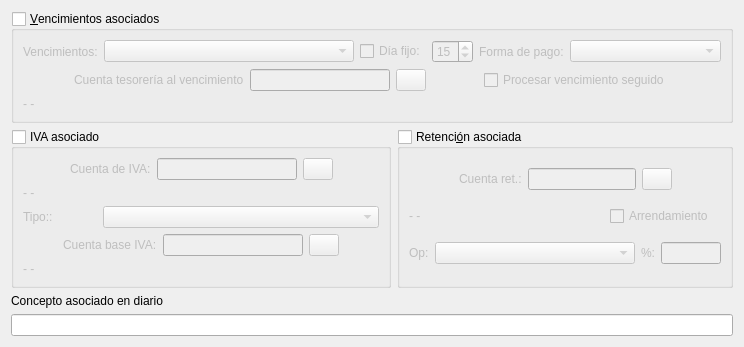
          <widget class="QWidget" name="tab_2">
           <attribute name="title">
            <string>Aspectos contables</string>
           </attribute>
           <layout class="QVBoxLayout" name="verticalLayout_11">
            <item>
             <widget class="QGroupBox" name="venciasocgroupBox">
              <property name="sizePolicy">
               <sizepolicy hsizetype="Preferred" vsizetype="Expanding">
                <horstretch>0</horstretch>
                <verstretch>0</verstretch>
               </sizepolicy>
              </property>
              <property name="title">
               <string>&amp;Vencimientos asociados</string>
              </property>
              <property name="checkable">
               <bool>true</bool>
              </property>
              <property name="checked">
               <bool>false</bool>
              </property>
              <layout class="QVBoxLayout" name="verticalLayout_4">
               <item>
                <layout class="QHBoxLayout" name="horizontalLayout">
                 <item>
                  <widget class="QLabel" name="label_6">
                   <property name="text">
                    <string>Vencimientos:</string>
                   </property>
                  </widget>
                 </item>
                 <item>
                  <widget class="QComboBox" name="vencicomboBox">
                   <property name="sizePolicy">
                    <sizepolicy hsizetype="Expanding" vsizetype="Fixed">
                     <horstretch>0</horstretch>
                     <verstretch>0</verstretch>
                    </sizepolicy>
                   </property>
                   <property name="minimumSize">
                    <size>
                     <width>250</width>
                     <height>0</height>
                    </size>
                   </property>
                   <property name="maximumSize">
                    <size>
                     <width>410</width>
                     <height>16777215</height>
                    </size>
                   </property>
                  </widget>
                 </item>
                 <item>
                  <widget class="QCheckBox" name="diafijocheckBox">
                   <property name="text">
                    <string>Día fijo:</string>
                   </property>
                  </widget>
                 </item>
                 <item>
                  <widget class="QSpinBox" name="vfijospinBox">
                   <property name="enabled">
                    <bool>false</bool>
                   </property>
                   <property name="minimum">
                    <number>1</number>
                   </property>
                   <property name="maximum">
                    <number>31</number>
                   </property>
                   <property name="value">
                    <number>15</number>
                   </property>
                  </widget>
                 </item>
                 <item>
                  <widget class="QLabel" name="label_24">
                   <property name="text">
                    <string>Forma de pago:</string>
                   </property>
                  </widget>
                 </item>
                 <item>
                  <widget class="QComboBox" name="forma_pago_comboBox">
                   <property name="sizePolicy">
                    <sizepolicy hsizetype="Expanding" vsizetype="Fixed">
                     <horstretch>0</horstretch>
                     <verstretch>0</verstretch>
                    </sizepolicy>
                   </property>
                  </widget>
                 </item>
                </layout>
               </item>
               <item>
                <layout class="QHBoxLayout" name="horizontalLayout_2">
                 <item>
                  <spacer name="horizontalSpacer_2">
                   <property name="orientation">
                    <enum>Qt::Orientation::Horizontal</enum>
                   </property>
                   <property name="sizeHint" stdset="0">
                    <size>
                     <width>40</width>
                     <height>20</height>
                    </size>
                   </property>
                  </spacer>
                 </item>
                 <item>
                  <widget class="QLabel" name="label_10">
                   <property name="text">
                    <string>Cuenta tesorería al vencimiento</string>
                   </property>
                  </widget>
                 </item>
                 <item>
                  <widget class="QLineEdit" name="cuenta_tesorlineEdit">
                   <property name="minimumSize">
                    <size>
                     <width>140</width>
                     <height>0</height>
                    </size>
                   </property>
                  </widget>
                 </item>
                 <item>
                  <widget class="QPushButton" name="cta_tesorpushButton">
                   <property name="sizePolicy">
                    <sizepolicy hsizetype="Fixed" vsizetype="Fixed">
                     <horstretch>25</horstretch>
                     <verstretch>25</verstretch>
                    </sizepolicy>
                   </property>
                   <property name="maximumSize">
                    <size>
                     <width>30</width>
                     <height>16777215</height>
                    </size>
                   </property>
                   <property name="text">
                    <string/>
                   </property>
                   <property name="icon">
                    <iconset resource="keme.qrc">
                     <normaloff>:/iconos/graf/viewer.xpm</normaloff>:/iconos/graf/viewer.xpm</iconset>
                   </property>
                  </widget>
                 </item>
                 <item>
                  <spacer name="horizontalSpacer">
                   <property name="orientation">
                    <enum>Qt::Orientation::Horizontal</enum>
                   </property>
                   <property name="sizeHint" stdset="0">
                    <size>
                     <width>40</width>
                     <height>20</height>
                    </size>
                   </property>
                  </spacer>
                 </item>
                 <item>
                  <widget class="QCheckBox" name="procvtocheckBox">
                   <property name="text">
                    <string>Procesar vencimiento seguido</string>
                   </property>
                  </widget>
                 </item>
                 <item>
                  <spacer name="horizontalSpacer_7">
                   <property name="orientation">
                    <enum>Qt::Orientation::Horizontal</enum>
                   </property>
                   <property name="sizeHint" stdset="0">
                    <size>
                     <width>40</width>
                     <height>20</height>
                    </size>
                   </property>
                  </spacer>
                 </item>
                </layout>
               </item>
               <item>
                <widget class="QLabel" name="descrip_cta_tesorlabel">
                 <property name="text">
                  <string>- -</string>
                 </property>
                </widget>
               </item>
              </layout>
             </widget>
            </item>
            <item>
             <layout class="QHBoxLayout" name="horizontalLayout_20">
              <item>
               <widget class="QGroupBox" name="ivaasocgroupBox">
                <property name="sizePolicy">
                 <sizepolicy hsizetype="Expanding" vsizetype="Expanding">
                  <horstretch>0</horstretch>
                  <verstretch>0</verstretch>
                 </sizepolicy>
                </property>
                <property name="title">
                 <string>IVA asociado</string>
                </property>
                <property name="checkable">
                 <bool>true</bool>
                </property>
                <property name="checked">
                 <bool>false</bool>
                </property>
                <layout class="QVBoxLayout" name="verticalLayout_5">
                 <item>
                  <layout class="QHBoxLayout" name="horizontalLayout_3">
                   <item>
                    <spacer name="horizontalSpacer_5">
                     <property name="orientation">
                      <enum>Qt::Orientation::Horizontal</enum>
                     </property>
                     <property name="sizeHint" stdset="0">
                      <size>
                       <width>40</width>
                       <height>20</height>
                      </size>
                     </property>
                    </spacer>
                   </item>
                   <item>
                    <widget class="QLabel" name="label_7">
                     <property name="text">
                      <string>Cuenta de IVA:</string>
                     </property>
                    </widget>
                   </item>
                   <item>
                    <widget class="QLineEdit" name="cuentaIVAlineEdit">
                     <property name="minimumSize">
                      <size>
                       <width>140</width>
                       <height>0</height>
                      </size>
                     </property>
                    </widget>
                   </item>
                   <item>
                    <widget class="QPushButton" name="ctaIVApushButton">
                     <property name="sizePolicy">
                      <sizepolicy hsizetype="Fixed" vsizetype="Fixed">
                       <horstretch>30</horstretch>
                       <verstretch>25</verstretch>
                      </sizepolicy>
                     </property>
                     <property name="maximumSize">
                      <size>
                       <width>30</width>
                       <height>16777215</height>
                      </size>
                     </property>
                     <property name="text">
                      <string/>
                     </property>
                     <property name="icon">
                      <iconset resource="keme.qrc">
                       <normaloff>:/iconos/graf/viewer.xpm</normaloff>:/iconos/graf/viewer.xpm</iconset>
                     </property>
                    </widget>
                   </item>
                   <item>
                    <spacer name="horizontalSpacer_6">
                     <property name="orientation">
                      <enum>Qt::Orientation::Horizontal</enum>
                     </property>
                     <property name="sizeHint" stdset="0">
                      <size>
                       <width>40</width>
                       <height>20</height>
                      </size>
                     </property>
                    </spacer>
                   </item>
                  </layout>
                 </item>
                 <item>
                  <widget class="QLabel" name="descripctaIVAlabel">
                   <property name="sizePolicy">
                    <sizepolicy hsizetype="Preferred" vsizetype="Preferred">
                     <horstretch>0</horstretch>
                     <verstretch>0</verstretch>
                    </sizepolicy>
                   </property>
                   <property name="maximumSize">
                    <size>
                     <width>315</width>
                     <height>16777215</height>
                    </size>
                   </property>
                   <property name="text">
                    <string>- -</string>
                   </property>
                  </widget>
                 </item>
                 <item>
                  <layout class="QHBoxLayout" name="horizontalLayout_4">
                   <item>
                    <widget class="QLabel" name="label_8">
                     <property name="text">
                      <string>Tipo::</string>
                     </property>
                    </widget>
                   </item>
                   <item>
                    <widget class="QComboBox" name="tipoIVAcomboBox">
                     <property name="sizePolicy">
                      <sizepolicy hsizetype="Expanding" vsizetype="Fixed">
                       <horstretch>0</horstretch>
                       <verstretch>0</verstretch>
                      </sizepolicy>
                     </property>
                     <property name="maximumSize">
                      <size>
                       <width>276</width>
                       <height>16777215</height>
                      </size>
                     </property>
                    </widget>
                   </item>
                  </layout>
                 </item>
                 <item>
                  <layout class="QHBoxLayout" name="horizontalLayout_23">
                   <item>
                    <spacer name="horizontalSpacer_13">
                     <property name="orientation">
                      <enum>Qt::Orientation::Horizontal</enum>
                     </property>
                     <property name="sizeHint" stdset="0">
                      <size>
                       <width>40</width>
                       <height>20</height>
                      </size>
                     </property>
                    </spacer>
                   </item>
                   <item>
                    <widget class="QLabel" name="label_22">
                     <property name="text">
                      <string>Cuenta base IVA:</string>
                     </property>
                    </widget>
                   </item>
                   <item>
                    <widget class="QLineEdit" name="ctaBaseIVAlineEdit">
                     <property name="minimumSize">
                      <size>
                       <width>140</width>
                       <height>0</height>
                      </size>
                     </property>
                    </widget>
                   </item>
                   <item>
                    <widget class="QPushButton" name="ctaBaseIVApushButton">
                     <property name="sizePolicy">
                      <sizepolicy hsizetype="Fixed" vsizetype="Fixed">
                       <horstretch>30</horstretch>
                       <verstretch>25</verstretch>
                      </sizepolicy>
                     </property>
                     <property name="maximumSize">
                      <size>
                       <width>30</width>
                       <height>16777215</height>
                      </size>
                     </property>
                     <property name="text">
                      <string/>
                     </property>
                     <property name="icon">
                      <iconset resource="keme.qrc">
                       <normaloff>:/iconos/graf/viewer.xpm</normaloff>:/iconos/graf/viewer.xpm</iconset>
                     </property>
                    </widget>
                   </item>
                   <item>
                    <spacer name="horizontalSpacer_14">
                     <property name="orientation">
                      <enum>Qt::Orientation::Horizontal</enum>
                     </property>
                     <property name="sizeHint" stdset="0">
                      <size>
                       <width>40</width>
                       <height>20</height>
                      </size>
                     </property>
                    </spacer>
                   </item>
                  </layout>
                 </item>
                 <item>
                  <widget class="QLabel" name="descripctaBaseIVAlabel">
                   <property name="sizePolicy">
                    <sizepolicy hsizetype="Preferred" vsizetype="Preferred">
                     <horstretch>0</horstretch>
                     <verstretch>0</verstretch>
                    </sizepolicy>
                   </property>
                   <property name="maximumSize">
                    <size>
                     <width>315</width>
                     <height>16777215</height>
                    </size>
                   </property>
                   <property name="text">
                    <string>- -</string>
                   </property>
                  </widget>
                 </item>
                </layout>
               </widget>
              </item>
              <item>
               <widget class="QGroupBox" name="retgroupBox">
                <property name="sizePolicy">
                 <sizepolicy hsizetype="Expanding" vsizetype="Preferred">
                  <horstretch>0</horstretch>
                  <verstretch>0</verstretch>
                 </sizepolicy>
                </property>
                <property name="minimumSize">
                 <size>
                  <width>336</width>
                  <height>0</height>
                 </size>
                </property>
                <property name="title">
                 <string>Retenci&amp;ón asociada</string>
                </property>
                <property name="checkable">
                 <bool>true</bool>
                </property>
                <property name="checked">
                 <bool>false</bool>
                </property>
                <layout class="QVBoxLayout" name="verticalLayout_7">
                 <item>
                  <layout class="QHBoxLayout" name="horizontalLayout_19">
                   <item>
                    <spacer name="horizontalSpacer_11">
                     <property name="orientation">
                      <enum>Qt::Orientation::Horizontal</enum>
                     </property>
                     <property name="sizeHint" stdset="0">
                      <size>
                       <width>28</width>
                       <height>20</height>
                      </size>
                     </property>
                    </spacer>
                   </item>
                   <item>
                    <widget class="QLabel" name="label_14">
                     <property name="text">
                      <string>Cuenta ret.:</string>
                     </property>
                    </widget>
                   </item>
                   <item>
                    <widget class="QLineEdit" name="cuentata_ret_asiglineEdit"/>
                   </item>
                   <item>
                    <widget class="QPushButton" name="ctaretpushButton">
                     <property name="sizePolicy">
                      <sizepolicy hsizetype="Fixed" vsizetype="Fixed">
                       <horstretch>30</horstretch>
                       <verstretch>25</verstretch>
                      </sizepolicy>
                     </property>
                     <property name="maximumSize">
                      <size>
                       <width>30</width>
                       <height>16777215</height>
                      </size>
                     </property>
                     <property name="text">
                      <string/>
                     </property>
                     <property name="icon">
                      <iconset resource="keme.qrc">
                       <normaloff>:/iconos/graf/viewer.xpm</normaloff>:/iconos/graf/viewer.xpm</iconset>
                     </property>
                    </widget>
                   </item>
                   <item>
                    <spacer name="horizontalSpacer_12">
                     <property name="orientation">
                      <enum>Qt::Orientation::Horizontal</enum>
                     </property>
                     <property name="sizeHint" stdset="0">
                      <size>
                       <width>13</width>
                       <height>20</height>
                      </size>
                     </property>
                    </spacer>
                   </item>
                  </layout>
                 </item>
                 <item>
                  <layout class="QHBoxLayout" name="horizontalLayout_14">
                   <item>
                    <widget class="QLabel" name="cta_ret_label">
                     <property name="sizePolicy">
                      <sizepolicy hsizetype="Expanding" vsizetype="Preferred">
                       <horstretch>0</horstretch>
                       <verstretch>0</verstretch>
                      </sizepolicy>
                     </property>
                     <property name="maximumSize">
                      <size>
                       <width>195</width>
                       <height>16777215</height>
                      </size>
                     </property>
                     <property name="text">
                      <string>- -</string>
                     </property>
                    </widget>
                   </item>
                   <item>
                    <widget class="QCheckBox" name="es_ret_asigcheckBox">
                     <property name="text">
                      <string>Arrendamiento</string>
                     </property>
                    </widget>
                   </item>
                  </layout>
                 </item>
                 <item>
                  <layout class="QHBoxLayout" name="horizontalLayout_10">
                   <item>
                    <widget class="QLabel" name="label_15">
                     <property name="text">
                      <string>Op:</string>
                     </property>
                    </widget>
                   </item>
                   <item>
                    <widget class="QComboBox" name="tipo_oper_ret_asigcomboBox">
                     <property name="sizePolicy">
                      <sizepolicy hsizetype="Expanding" vsizetype="Fixed">
                       <horstretch>0</horstretch>
                       <verstretch>0</verstretch>
                      </sizepolicy>
                     </property>
                     <property name="maximumSize">
                      <size>
                       <width>282</width>
                       <height>16777215</height>
                      </size>
                     </property>
                    </widget>
                   </item>
                   <item>
                    <widget class="QLabel" name="label_18">
                     <property name="text">
                      <string>%:</string>
                     </property>
                    </widget>
                   </item>
                   <item>
                    <widget class="QLineEdit" name="porc_ret_asig_lineEdit">
                     <property name="minimumSize">
                      <size>
                       <width>60</width>
                       <height>0</height>
                      </size>
                     </property>
                     <property name="maximumSize">
                      <size>
                       <width>60</width>
                       <height>16777215</height>
                      </size>
                     </property>
                    </widget>
                   </item>
                  </layout>
                 </item>
                </layout>
               </widget>
              </item>
             </layout>
            </item>
            <item>
             <layout class="QVBoxLayout" name="verticalLayout_6">
              <item>
               <widget class="QLabel" name="label_9">
                <property name="text">
                 <string>Concepto asociado en diario</string>
                </property>
               </widget>
              </item>
              <item>
               <widget class="QLineEdit" name="conceptodiariolineEdit"/>
              </item>
             </layout>
            </item>
           </layout>
          </widget>
